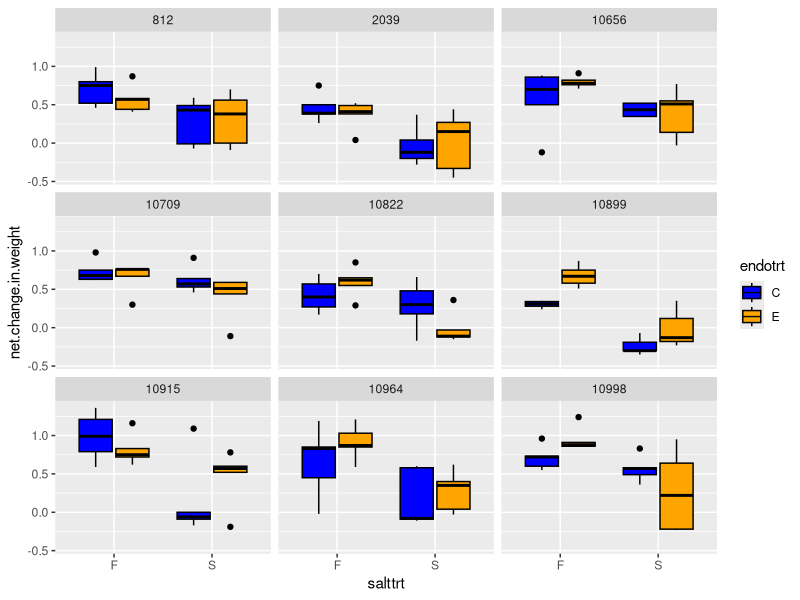
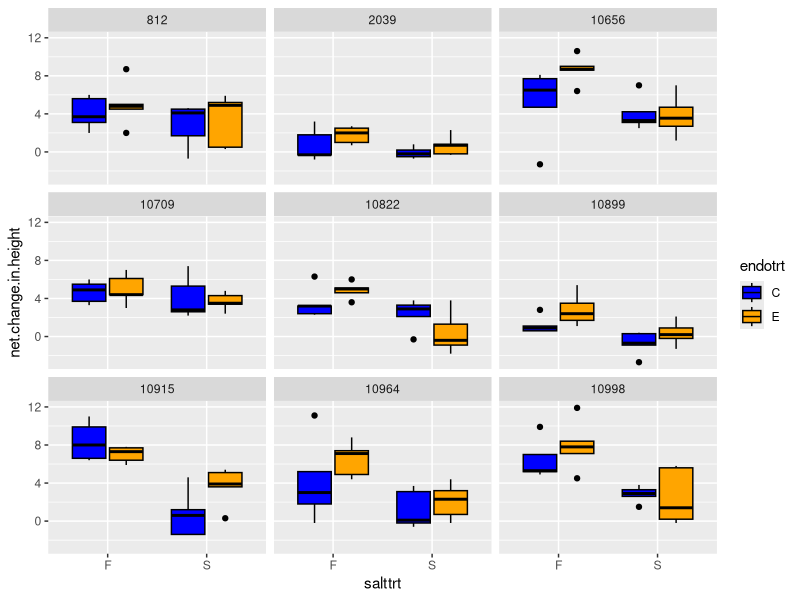

Write R code to recreate these figures, in order.
## ---- chunk 1
rm(list = ls())
knitr::opts_chunk$set(echo = TRUE)
library(tidyverse)
## ---- chunk 2
bcgrowth<-read.csv("./bcsaltgrowthdata29Jan21.xlsx.csv")

print(bcgrowth)
Strain=as.factor(bcgrowth$Strain)

mass_sum<-bcgrowth%>% select(Strain,salttrt,endotrt,net.change.in.weight) 

## ---- chunk 3
ggplot(data=mass_sum)+
 aes(x=salttrt, y=net.change.in.weight)+
  geom_boxplot(aes(fill=endotrt,color=endotrt))+
  scale_color_manual(values=c("black","black"))+
  scale_fill_manual(values=c("blue","orange"))+
  facet_wrap(~Strain)
## ---- chunk 4
height_sum<-bcgrowth %>% select(Strain,salttrt,endotrt,net.change.in.height)
Strain=as.factor(height_sum$Strain)

ggplot(data=height_sum)+
 aes(x=salttrt, y=net.change.in.height)+
  geom_boxplot(aes(fill=endotrt,color=endotrt))+
  scale_color_manual(values=c("black","black"))+
  scale_fill_manual(values=c("blue","orange"))+
  facet_wrap(~Strain)
## ---- chunk 5
mass_sum.w<-mass_sum%>%pivot_wider(
  names_from=c(salttrt,endotrt),
  names_sep=".",
  values_from = net.change.in.weight)
print(mass_sum.w)
